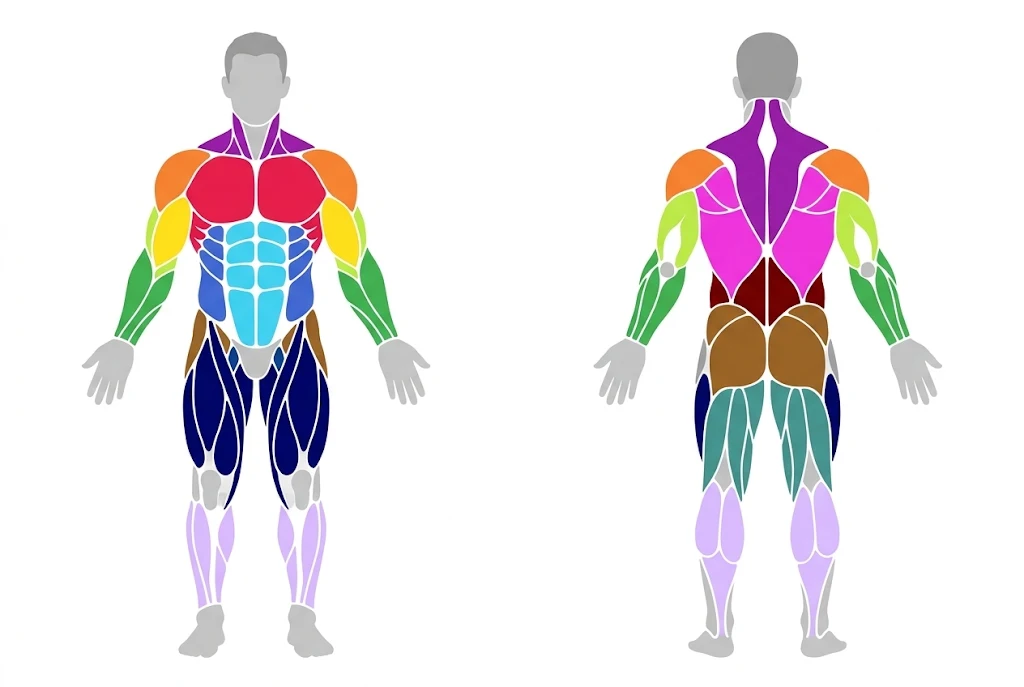
#> input picture tools/bodymap/muscle_colors.png, 1024 x 687 px
$ python trace.py
#> lines starting #> are read from the running program, lines starting #| are printed output that depends on the picture; after the words box and inside, x2 and y2 are one past the last pixel; in counts of white or black regions, pixels touching at a corner belong together
"""Цветная карта мышц (PNG) → контуры SVG для каждой группы мышц, спереди и сзади."""
import numpy as np, cv2, json
from PIL import Image
im = np.array(Image.open('muscle_colors.png').convert('RGB')).astype(float)
H, W, _ = im.shape
#> H = 687; W = 1024
PAL = {
 'chest': '#E6194B', 'shoulders': '#F58231', 'biceps': '#FFE119', 'triceps': '#BFEF45', 'forearms': '#3CB44B',
 'abs': '#42D4F4', 'obliques': '#4363D8', 'traps': '#911EB4', 'lats': '#F032E6', 'lower_back': '#800000',
 'glutes': '#9A6324', 'quads': '#000075', 'hamstrings': '#469990', 'calves': '#DCBEFF',
 '_white': '#F8F8F8', '_n1': '#C0C0C0', '_n2': '#989898', '_n3': '#B8B8B8', '_n4': '#E8E8E8'}
keys = list(PAL); cols = np.array([[int(PAL[k][i:i+2], 16) for i in (1, 3, 5)] for k in keys], float)
d = ((im[:, :, None, :]-cols[None, None])**2).sum(-1); lab = d.argmin(-1)
#> after `lab = d.argmin(-1)`:
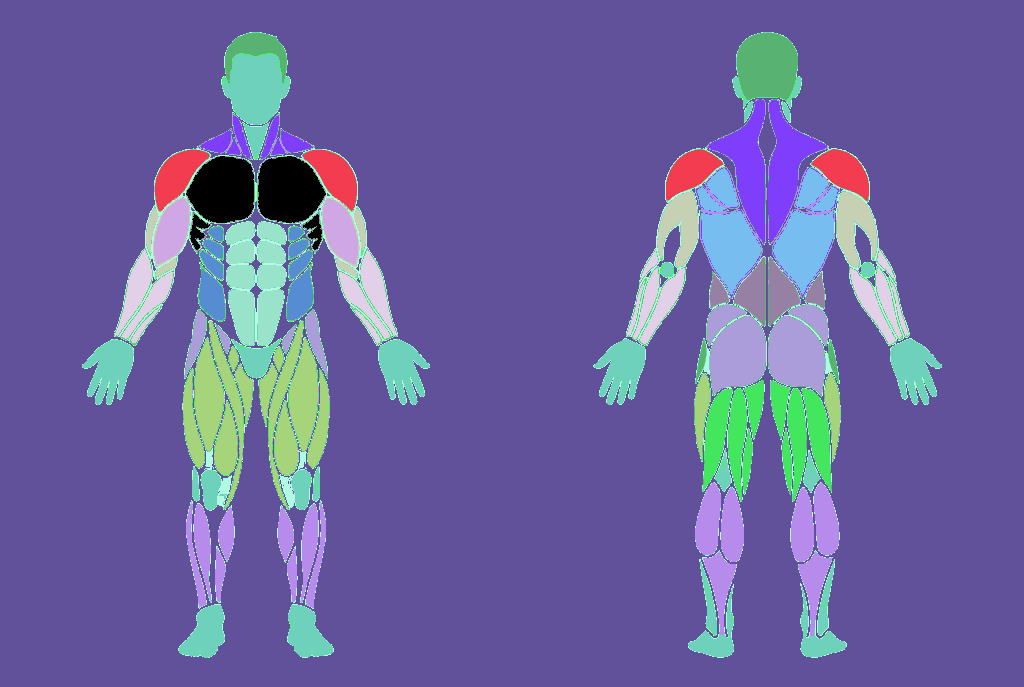
#> lab: shape (687, 1024) int64; 19 distinct labels, from 0 to 18; one colour per label, 0 black
UP = 4; S = 0.25                                  # апскейл для гладких контуров; масштаб в единицы SVG
def path_of(mask):
    m = cv2.resize(mask.astype(np.uint8)*255, (W*UP, H*UP), interpolation=cv2.INTER_NEAREST)
    m = cv2.GaussianBlur(m, (0, 0), UP*0.9); m = (m > 127).astype(np.uint8)
    cs, hier = cv2.findContours(m, cv2.RETR_CCOMP, cv2.CHAIN_APPROX_NONE)
    out = []
    for c in cs:
        if cv2.contourArea(c) < (UP*UP)*25: continue
        a = cv2.approxPolyDP(c, UP*0.55, True)[:, 0, :].astype(float)/UP*S
        if len(a) < 3: continue
        # гладкая кривая: квадратичные Безье через середины рёбер
        mids = (a+np.roll(a, -1, 0))/2
        f = lambda p: f'{p[0]:.1f} {p[1]:.1f}'
        s = 'M' + f(mids[-1])
        for i in range(len(a)): s += 'Q' + f(a[i]) + ' ' + f(mids[i])
        out.append(s+'Z')
    return ''.join(out)
res = {'front': {}, 'back': {}}
neutral = np.isin(lab, [keys.index(k) for k in ('_n1', '_n2', '_n3')])
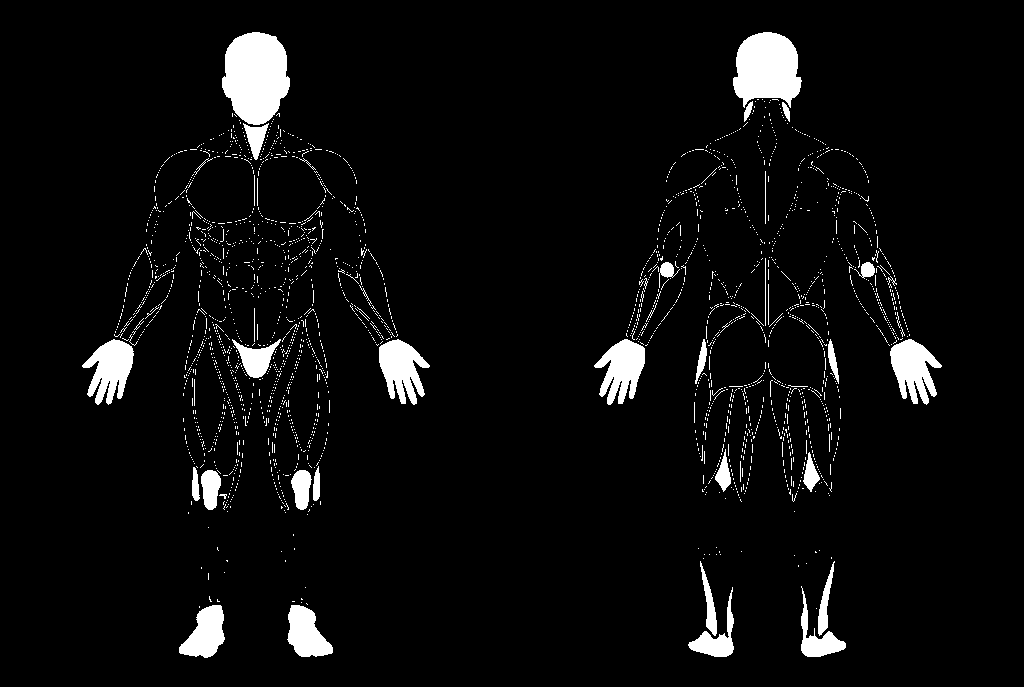
#> neutral: shape (687, 1024) bool; 4.9% white; 2463 white regions (2419 under 20 px), largest, box (x1, y1, x2, y2) and area: (222, 32, 290, 125) 4808, (733, 32, 802, 108) 3863, (82, 339, 134, 405) 2022
for side, sl in (('front', np.s_[:, :W//2]), ('back', np.s_[:, W//2:])):
    sel = np.zeros((H, W), bool); sel[sl] = True
    for k in keys:
        if k.startswith('_'): continue
        mk = (lab == keys.index(k)) & sel
        mk = cv2.morphologyEx(mk.astype(np.uint8), cv2.MORPH_OPEN, np.ones((2, 2), np.uint8)).astype(bool)
        if mk.sum() < 60: continue
        res[side][k] = path_of(mk)
    nm = cv2.morphologyEx((neutral & sel).astype(np.uint8), cv2.MORPH_OPEN, np.ones((2, 2), np.uint8)).astype(bool)
    res[side]['_body'] = path_of(nm)
#> this loop made 2 passes
#> pass 1, `nm = cv2.morphologyEx((neutral & sel).astype(np.uint8), cv2.MORPH_OPEN..`:
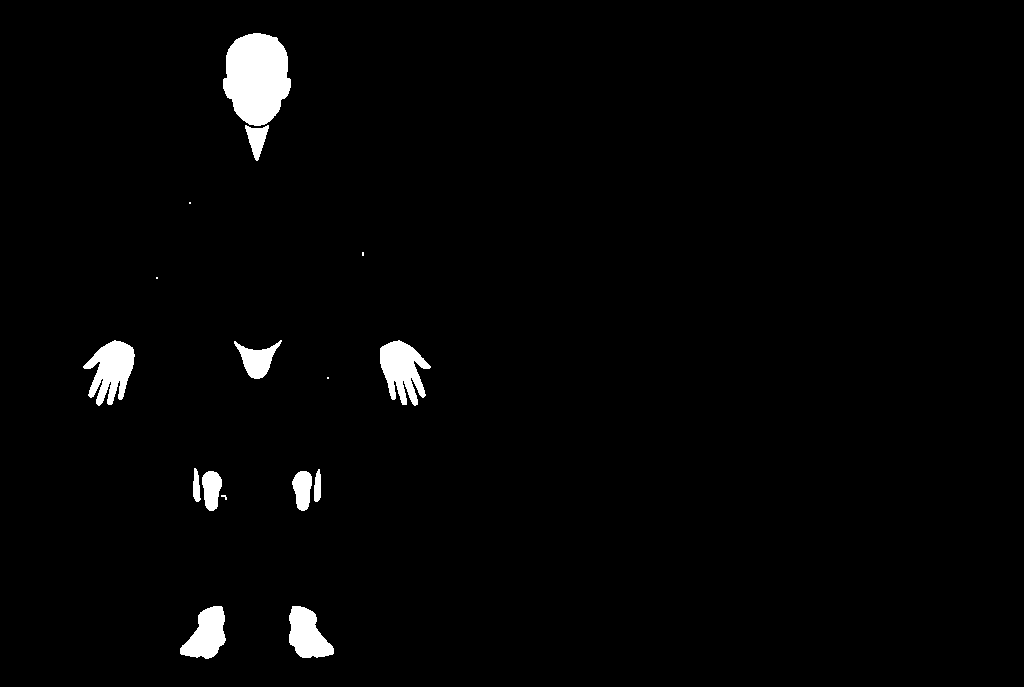
#> nm: shape (687, 1024) bool; 2.1% white; 16 white regions (5 under 20 px), largest, box (x1, y1, x2, y2) and area: (223, 33, 291, 126) 4806, (83, 340, 135, 406) 2020, (380, 340, 431, 406) 2009
#> after the loop:
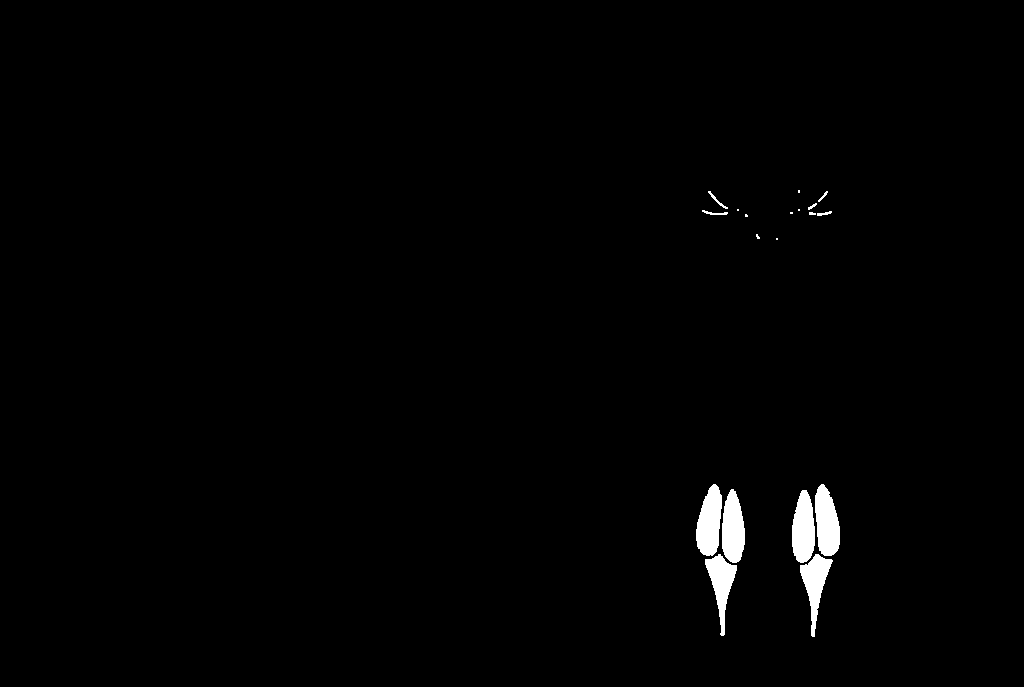
#> mk: shape (687, 1024) bool; 1.1% white; 19 white regions (8 under 20 px), largest, box (x1, y1, x2, y2) and area: (696, 484, 722, 556) 1345, (815, 484, 840, 556) 1337, (722, 489, 745, 563) 1300
#> after the loop:
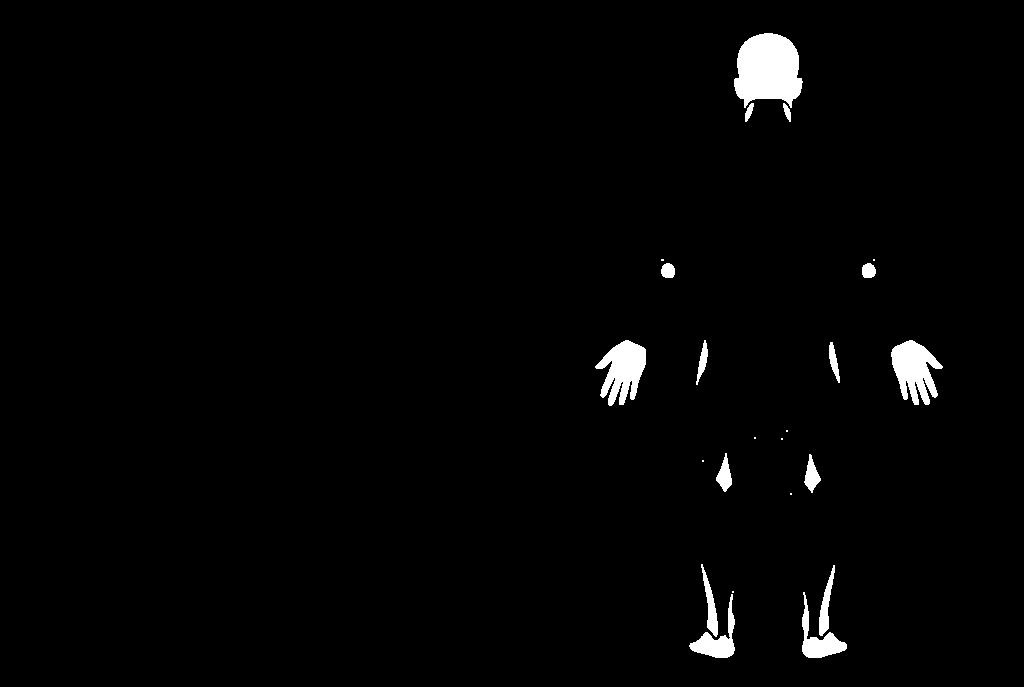
#> nm: shape (687, 1024) bool; 1.8% white; 23 white regions (8 under 20 px), largest, box (x1, y1, x2, y2) and area: (734, 33, 803, 108) 3861, (891, 340, 943, 405) 2018, (595, 340, 646, 406) 2004
#> after the loop:
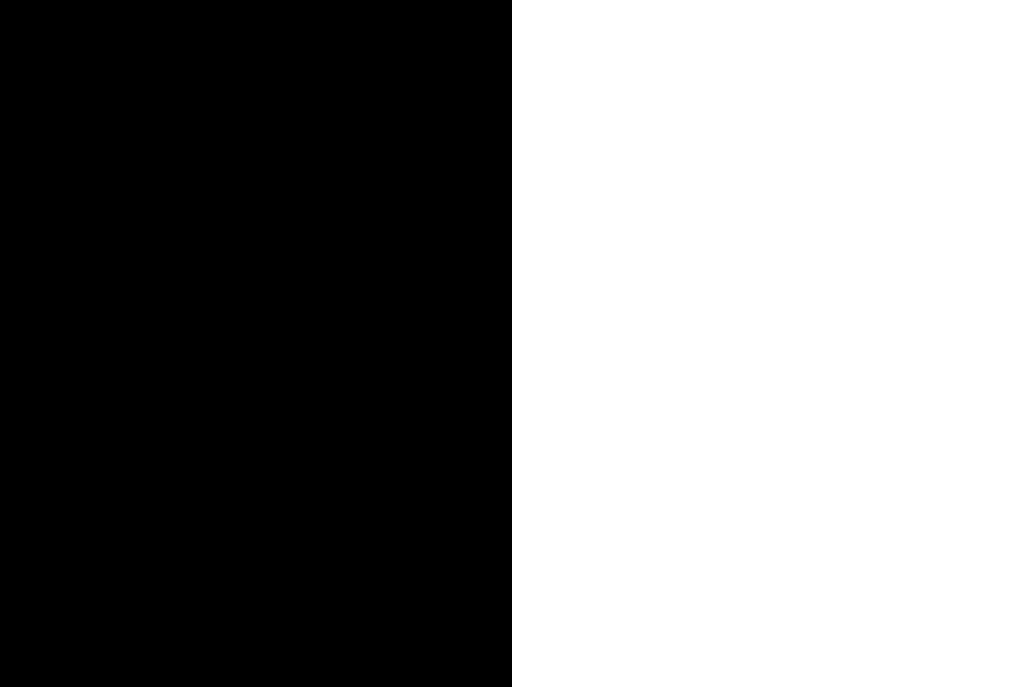
#> sel: shape (687, 1024) bool; 50% white; 1 white region, box (x1, y1, x2, y2) and area: (512, 0, 1024, 687) 351744
#> after the loop, res = 2 items
ys, xs = np.where(lab != keys.index('_white'))
res['bbox'] = [float(xs.min()*S), float(ys.min()*S), float(xs.max()*S), float(ys.max()*S)]
json.dump(res, open('paths.json', 'w'))
print({s: {k: len(v) for k, v in res[s].items()} for s in ('front', 'back')}, res['bbox'])
#> (printed output is left out)
print('total chars', sum(len(v) for s in ('front', 'back') for v in res[s].values()))
#| total chars 58423
